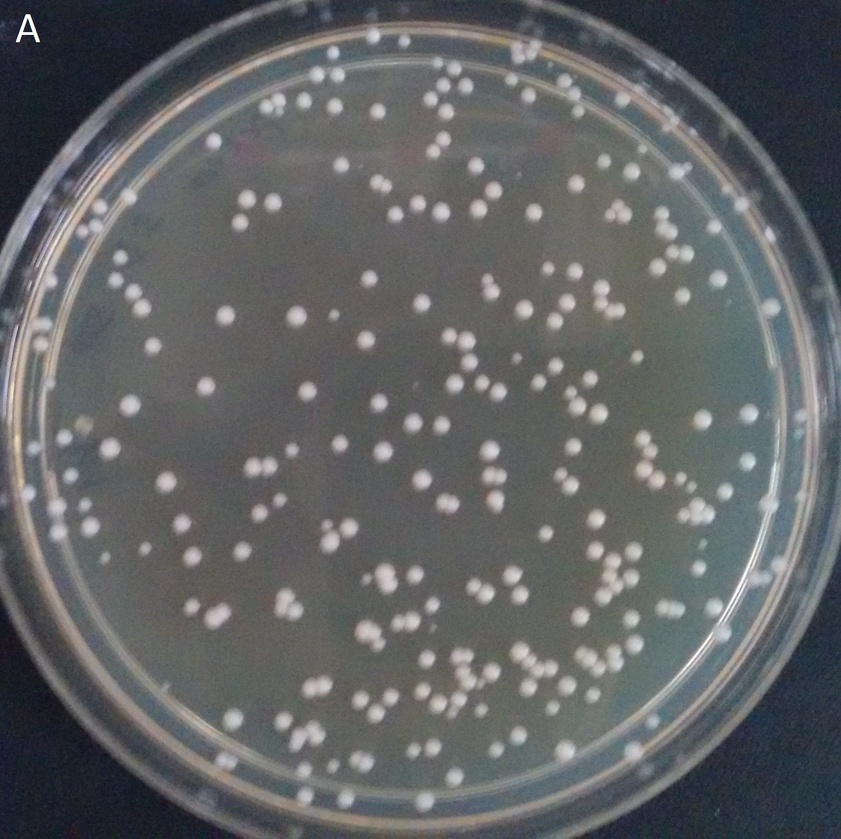
#> input picture images/set1/A_241.jpg, 841 x 839 px, shrunk from 1833 x 1827 before the run
$ jupyter execute Untitled4.ipynb   (shell and % lines are left out)
#> lines starting #> are read from the running program, lines starting #| are printed output that depends on the picture; after the words box and inside, x2 and y2 are one past the last pixel; in counts of white or black regions, pixels touching at a corner belong together
[cell 1]
import numpy as np
from matplotlib import pyplot as plt
import cv2
import sys
from pylab import rcParams
rcParams['figure.figsize'] = 15, 15

gray = cv2.imread('images/set1/A_241.jpg', 0)
#> gray: shape (839, 841); min 12, max 255, mean 99.5
#gray = cv2.cvtColor(img,cv2.COLOR_BGR2GRAY)
ret,thresh = cv2.threshold(gray,0,10,cv2.THRESH_OTSU)
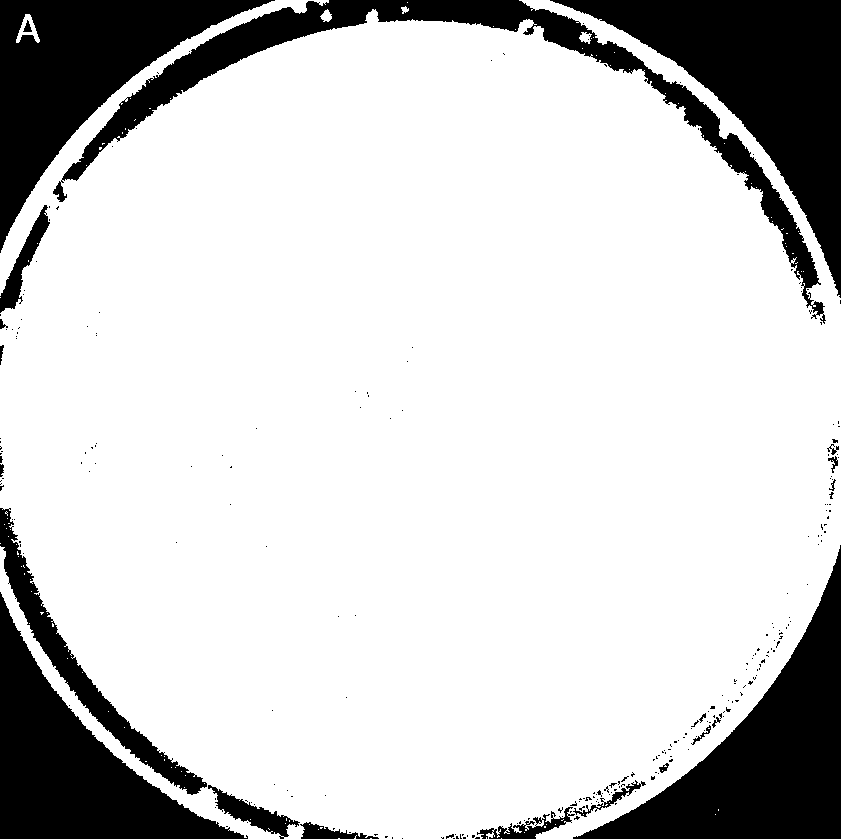
#> thresh: shape (839, 841); values 0 (black) and 10 (white), 80.6% white; 263 black regions (240 under 20 px), largest, box (x1, y1, x2, y2) and area: (550, 0, 841, 298) 29143, (573, 545, 841, 839) 27190, (0, 0, 275, 253) 24306
#> ret = 79
plt.imshow(gray, cmap='gray')


$ run again, with images/set1/B_170.jpg copied over images/set1/A_241.jpg
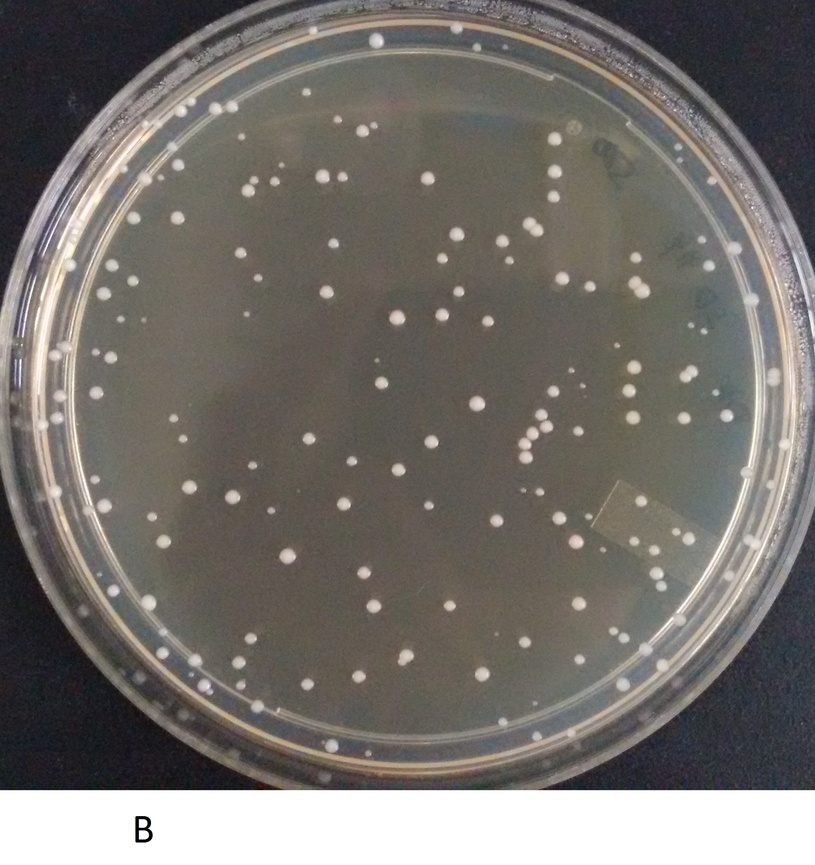
#> input picture images/set1/B_170.jpg, 815 x 865 px, shrunk from 1884 x 2000 before the run
#> `ret,thresh = cv2.threshold(gray,0,10,cv2.THRESH_OTSU)`:
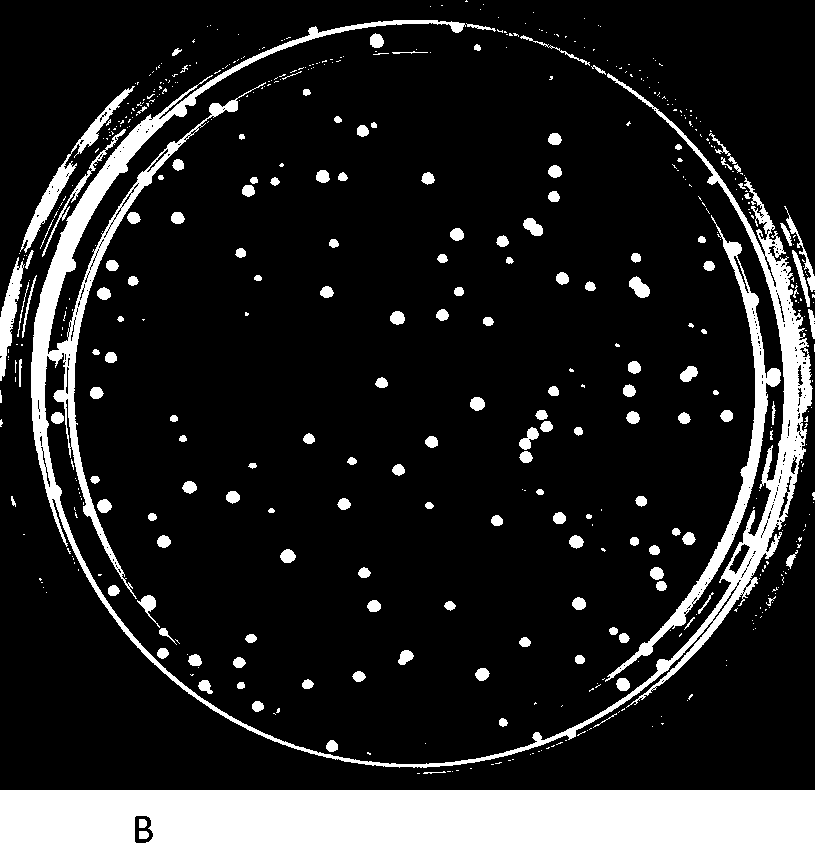
#> thresh: shape (865, 815); values 0 (black) and 10 (white), 16.1% white; 536 white regions (377 under 20 px), largest, box (x1, y1, x2, y2) and area: (0, 790, 815, 865) 60706, (31, 20, 813, 768) 28390, (605, 215, 781, 682) 5253
#> ret = 157

$ run again, with images/set1/C_593.jpg copied over images/set1/A_241.jpg
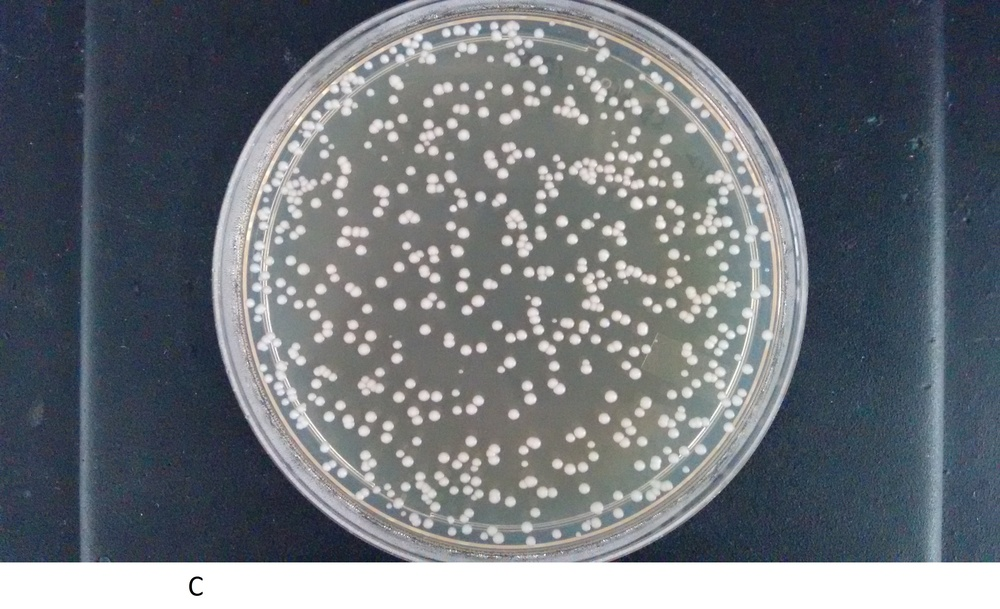
#> input picture images/set1/C_593.jpg, 1000 x 609 px, shrunk from 3264 x 1988 before the run
#> `gray = cv2.imread('images/set1/A_241.jpg', 0)`:
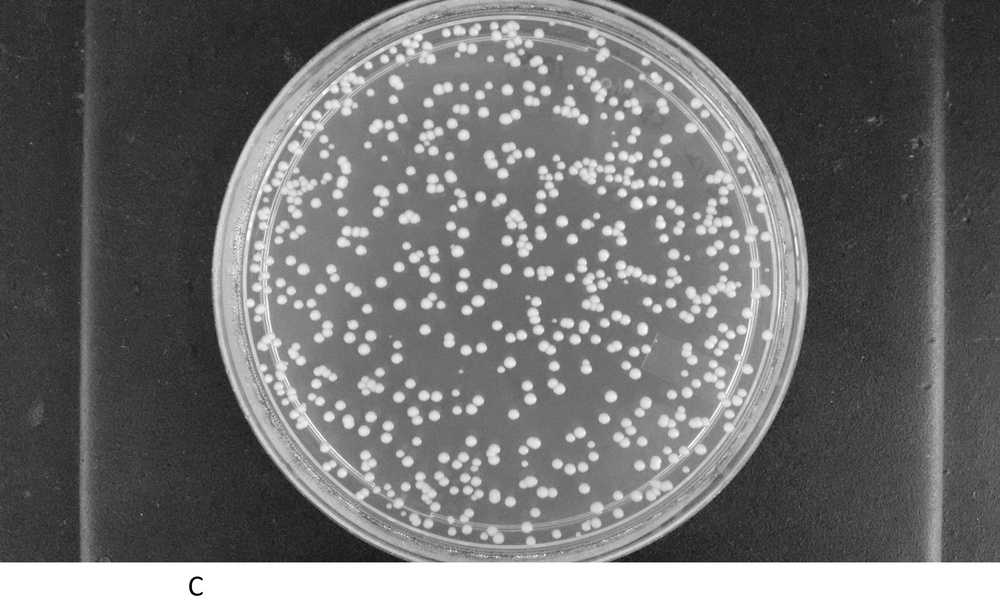
#> gray: shape (609, 1000); min 0, max 255, mean 113.6
#> `ret,thresh = cv2.threshold(gray,0,10,cv2.THRESH_OTSU)`:
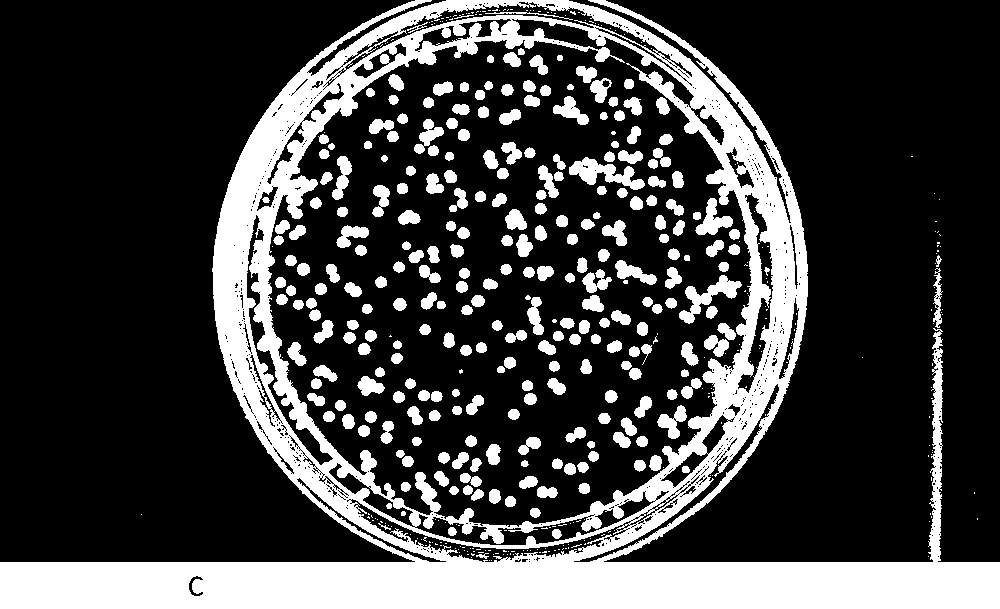
#> thresh: shape (609, 1000); values 0 (black) and 10 (white), 25.5% white; 492 white regions (227 under 20 px), largest, box (x1, y1, x2, y2) and area: (0, 0, 1000, 609) 116442, (569, 157, 645, 190) 1102, (679, 275, 742, 324) 988
#> ret = 144

$ run again, with images/set1/D_290.jpg copied over images/set1/A_241.jpg
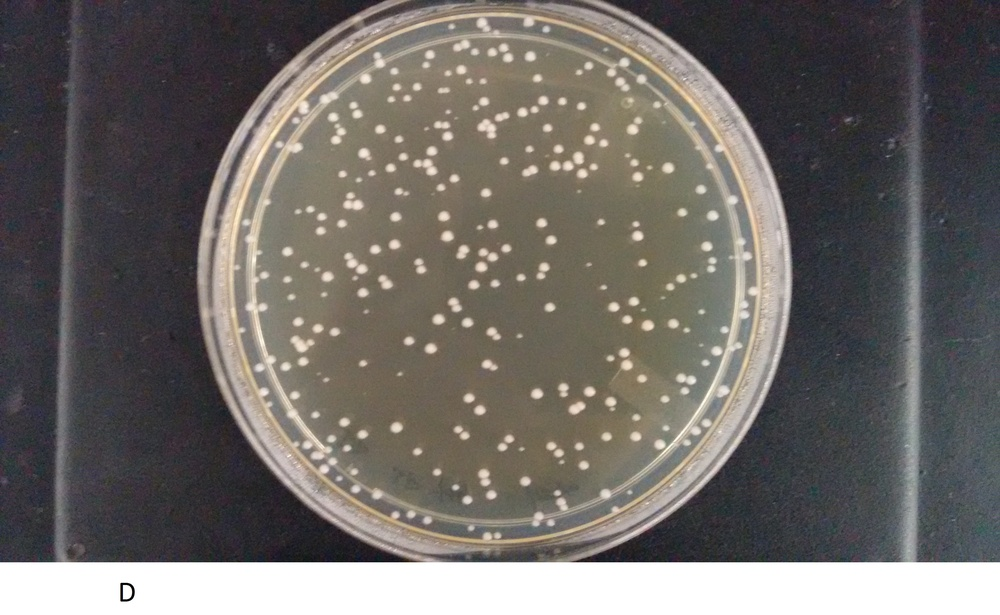
#> input picture images/set1/D_290.jpg, 1000 x 615 px, shrunk from 3264 x 2008 before the run
#> `gray = cv2.imread('images/set1/A_241.jpg', 0)`:
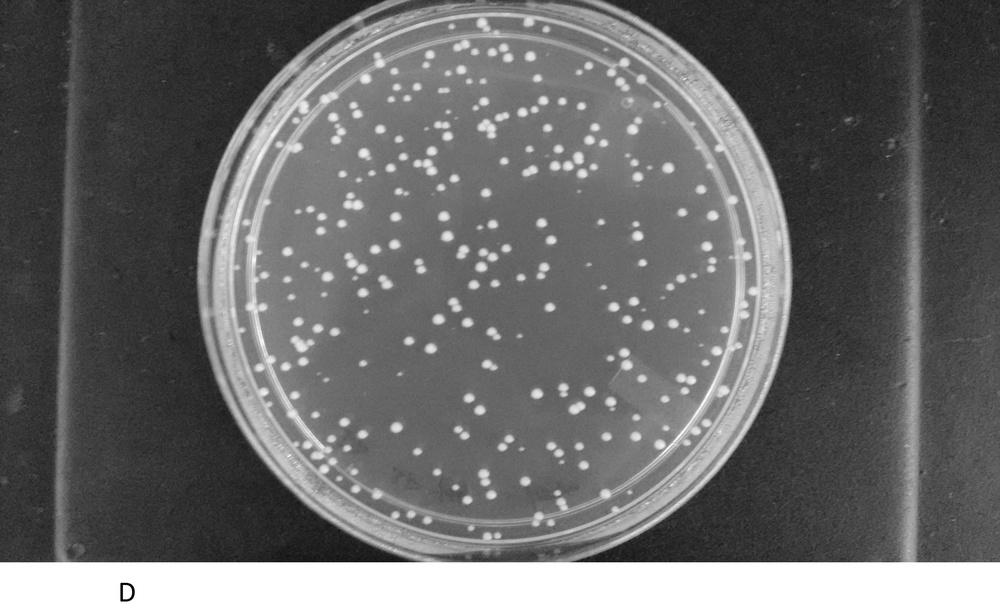
#> gray: shape (615, 1000); min 0, max 255, mean 107.1
#> `ret,thresh = cv2.threshold(gray,0,10,cv2.THRESH_OTSU)`:
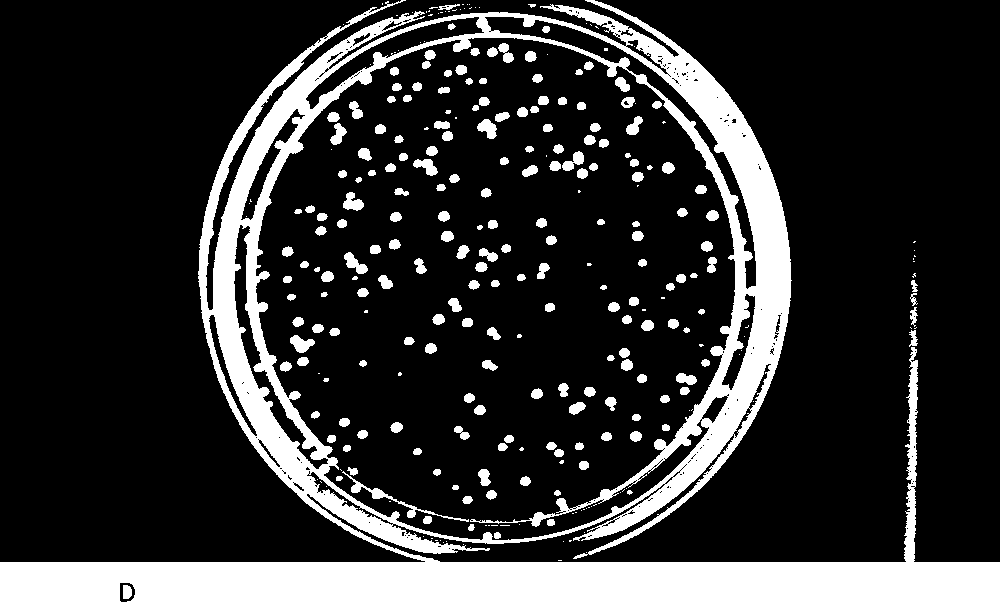
#> thresh: shape (615, 1000); values 0 (black) and 10 (white), 20.7% white; 299 white regions (102 under 20 px), largest, box (x1, y1, x2, y2) and area: (0, 0, 1000, 615) 110668, (342, 471, 469, 522) 526, (290, 335, 315, 353) 264
#> ret = 145
